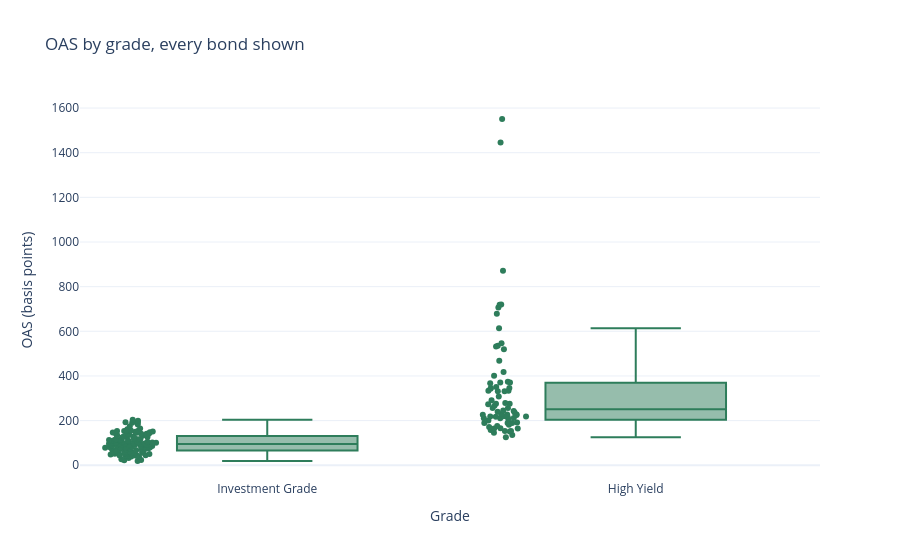

Here is the notebook cell this chart was saved with:
### Code cell
# px.box(): a box per grade; points='all' draws every bond beside it
fig = px.box(book, x='grade', y='oas', points='all', hover_name='issuer',
             labels={'grade': 'Grade', 'oas': 'OAS (basis points)'},
             title='OAS by grade, every bond shown')
fig.show()

### Figure 1 — Plotly figure (JSON) as saved in the notebook; plotly's stock layout.template omitted (floating-point values rounded to 4 significant figures; data arrays with more than 128 entries replaced by an {"elided": "..."} marker saying what was removed)
{"data": [{"alignmentgroup": "True", "boxpoints": "all", "hovertemplate": "<b>%{hovertext}</b><br><br>Grade=%{x}<br>OAS (basis points)=%{y}<extra></extra>", "hovertext": {"elided": "200 str values"}, "legendgroup": "", "marker": {"color": "#2E7D5B"}, "name": "", "notched": false, "offsetgroup": "", "orientation": "v", "showlegend": false, "type": "box", "x": {"elided": "200 str values"}, "x0": " ", "xaxis": "x", "y": {"elided": "200 int values"}, "y0": " ", "yaxis": "y"}], "layout": {"boxmode": "group", "legend": {"tracegroupgap": 0}, "title": {"text": "OAS by grade, every bond shown"}, "xaxis": {"anchor": "y", "domain": [0.0, 1.0], "title": {"text": "Grade"}}, "yaxis": {"anchor": "x", "domain": [0.0, 1.0], "title": {"text": "OAS (basis points)"}}}}
